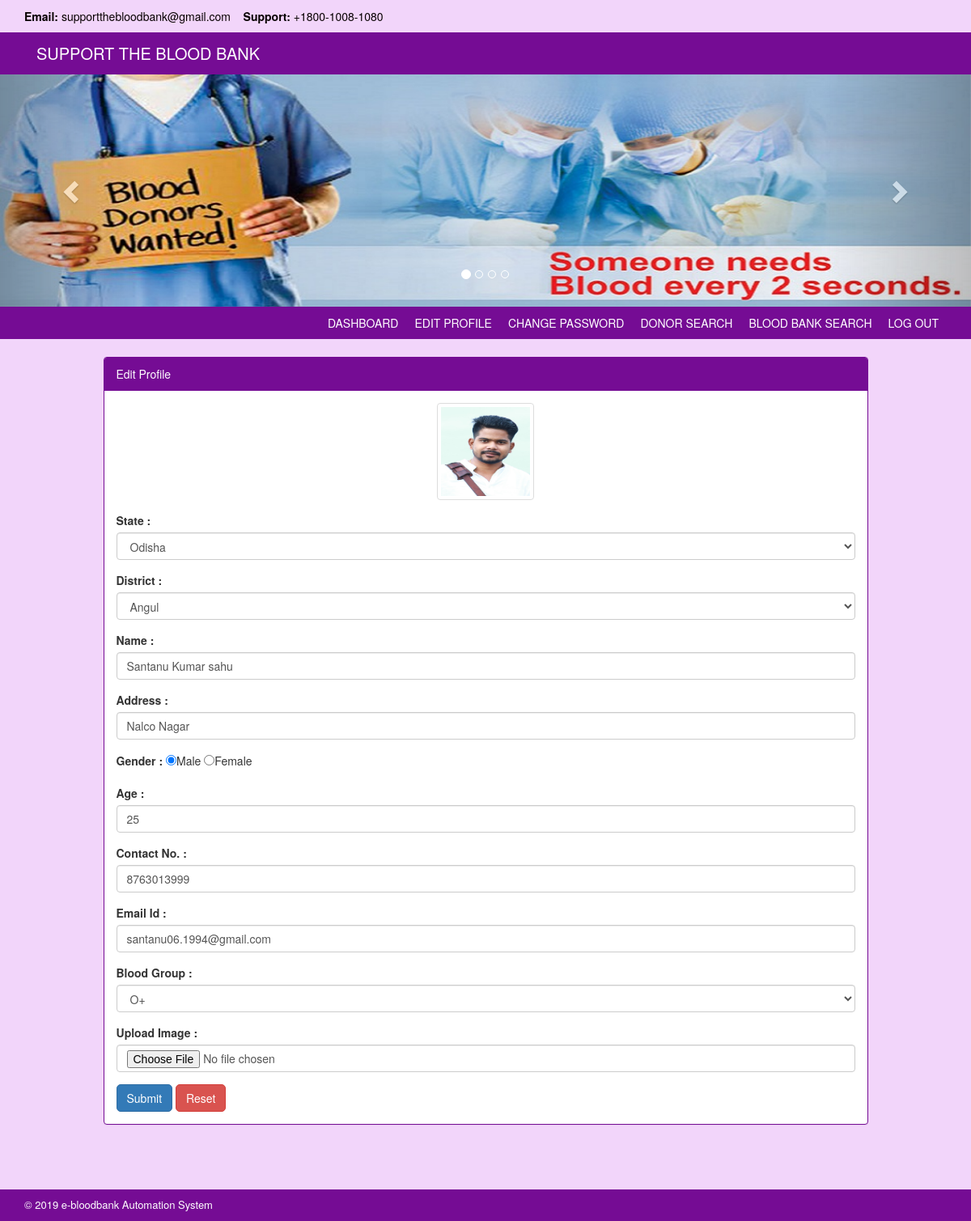
The page /donor/editdonordetails.php (signed in) on the database its author committed.
### tables this page shows
CREATE TABLE `donoredetails` (
  `donorid` int(11) NOT NULL,
  `stateid` int(11) NOT NULL,
  `districtid` int(11) NOT NULL,
  `donorname` varchar(50) NOT NULL,
  `donorphoto` varchar(50) NOT NULL,
  `address` text NOT NULL,
  `gender` varchar(50) NOT NULL,
  `age` int(11) NOT NULL,
  `contactno` varchar(50) NOT NULL,
  `emailid` varchar(50) NOT NULL,
  `password` varchar(50) NOT NULL,
  `bloodgroup` varchar(50) NOT NULL,
  `activestatus` varchar(50) NOT NULL DEFAULT 'Inactive',
  `registration_date` varchar(50) NOT NULL
);

CREATE TABLE `statedetails` (
  `stateid` int(11) NOT NULL,
  `statename` varchar(50) NOT NULL,
  `status` varchar(50) NOT NULL DEFAULT 'Inactive'
);

CREATE TABLE `districtdetails` (
  `districtid` int(11) NOT NULL,
  `districtname` varchar(50) NOT NULL,
  `districtstatus` varchar(50) NOT NULL DEFAULT 'Inactive',
  `stateid` int(11) NOT NULL
);

CREATE TABLE `bloodgroupdetails` (
  `bloodgroupid` int(11) NOT NULL,
  `bloodgroup` varchar(50) NOT NULL
);

### donor/editdonordetails.php (the view, shortened to what this page needs)
<?php
	include 'connectionstring.php';
?>
<!DOCTYPE html>
<html xmlns="http://www.w3.org/1999/xhtml">
<head>
   <link href="../assets/css/bootstrap.css" rel="stylesheet" />
    <link href="../assets/css/font-awesome.css" rel="stylesheet" />
    <link href="../assets/css/userstylesheet.css" rel="stylesheet" />
</head>
<body>
	<header>
        <div class="container">
            <div class="row">
                <div class="col-md-12">
                    <strong>Email: </strong>supportthebloodbank@gmail.com
                    &nbsp;&nbsp;
                    <strong>Support: </strong>+1800-1008-1080
                </div>
            </div>
        </div>
    </header>
     <div class="navbarstyle">
    	<div class="container">
    		<div class="row">
        		<div class="col-md-12">
            		<h3 class="navbar-text">support the blood bank</h3>
            	</div>
       	 </div>
   	   </div>
    </div>
    <?php
		include 'menusection.php';
	?>
    <div class="content-wrapper">
    	<div class="container">
        	<div class="row content-margin">
            <div class="row">
          <div class="col-md-10 col-md-offset-1">
             </div>
      	  </div>
         <div class="row">
        	<div class="col-md-10 col-md-offset-1">
            </div>
      	</div>
            	<div class="col-md-10 col-md-offset-1" >
               <div class="panel panelprimary">
                  <div class="panelheading">
                  	Edit Profile
                  </div>
                  <div class="panelbody">
               <form action="updateeditprofile.php" method="post" enctype="multipart/form-data">
               <?php
			   		$donordetails="Select donoredetails.*,statedetails.statename,districtdetails.districtname from donoredetails inner join statedetails on donoredetails.stateid=statedetails.stateid inner join districtdetails on donoredetails.districtid=districtdetails.districtid  where donorid=".$_SESSION['mbid'];
					$donordata=$conn->query($donordetails);
					foreach($donordata as $donorvalue){
				?>
               <div class="form-group text-center">
               		<img src="../memberimage/<?php echo $donorvalue['donorphoto']; ?>" class="img img-thumbnail " style="width:120px;height:120px;">
               </div>
               <div class="form-group">
               		<label>State : </label>
                    	<select class="form-control" id="statename" name="statename">
                        <?php
						$stateinfo="select stateid,statename from statedetails";
						$statedata=$conn->query($stateinfo);
						foreach($statedata as $statevalue){
				  	?>
                        	<option <?php echo($donorvalue['stateid']==$statevalue['stateid'] ? 'selected' : '') ?> value="<?php echo $statevalue['stateid']; ?>"><?php echo $statevalue['statename']; ?></option>
                            <?php } ?>
                        </select>
               </div>
               <div class="form-group">
               		<label>District : </label>
                    	<select class="form-control" id="districtname" name="districtname">
   						 <option value="<?php echo $donorvalue['districtid']; ?>"><?php echo $donorvalue['districtname']; ?></option>
                        </select>
               </div>
          		<div class="form-group">
               		<label>Name : </label>
                    	<input type="text" id="name" name="name" class="form-control"value="<?php echo $donorvalue['donorname']; ?>" />
               </div>
               <div class="form-group">
               		<label>Address : </label>
                    	<input type="address" name="address" class="form-control" value="<?php echo $donorvalue['address']; ?>" />
               </div>
               <div class="form-group">
               		<label>Gender : </label>
                    <?php
                    	if($donorvalue['gender']=="Male"){
					?>
                    <input type="radio" id="genmale" name="gender" value="Male" checked="checked" />Male
                    <input type="radio" id="genfemale" name="gender" value="Female" />Female
                    <?php }else{ ?>
                    <input type="radio" id="genmale" name="gender" value="Male" />Male
                    <input type="radio" id="genfemale" name="gender" value="Female" checked="checked" />Female
                    <?php } ?>
               </div>
               <div class="form-group">
               		<label>Age : </label>
                    	<input type="text" name="age" class="form-control" value="<?php echo $donorvalue['age']; ?>" />
               </div>
               <div class="form-group">
               		<label>Contact No. : </label>
                    	<input type="text" name="contactno" class="form-control" value="<?php echo $donorvalue['contactno']; ?>"/>
               </div>
               <div class="form-group">
               		<label>Email Id : </label>
                    	<input type="text" name="emailid" class="form-control" value="<?php echo $donorvalue['emailid']; ?>"/>
               </div>
               <div class="form-group">
               		<label>Blood Group : </label>
                    	<select class="form-control" name="bloodgroup" id="bloodgroup" name="bloodgroup">
                        <?php
                        	$bloodgroup="Select * from bloodgroupdetails";
							$bloodgroupdata=$conn->query($bloodgroup);
							foreach($bloodgroupdata as $bloodgroupvalue){
						?>
                        	<option <?php echo($bloodgroupvalue['bloodgroup']==$donorvalue['bloodgroup'] ? 'selected':'')?>><?php echo $bloodgroupvalue['bloodgroup']; ?></option>
                            <?php } ?>
                        </select>
               </div>
               <div class="form-group">
               		<label>Upload Image : </label>
                    	<input type="file" class="form-control" id="image" name="image"/>
               </div>
      			<?php } ?>
                <input type="submit" value="Submit" class="btn btn-primary" style=" border-radius: 5px;"/>
                <input type="reset" value="Reset" class="btn btn-danger" style=" border-radius: 5px;" />
                 </form>
 			  </div>
			 </div>
            </div>
           </div>
          </div>
         </div>
    	<?php
			include 'footersection.php';
		?>
</body>
</html>

### assets/css/userstylesheet.css (style rules this page uses)
header { background-color: #F2D5FA ; color: #080100; padding: 10px; text-align: left; }
.navbarstyle { background-color: #750C94 ; }
.navbar-text { font-weight: 400; text-transform: uppercase; color: #FFFFFF; font-size: 20px; }
.banner { height:auto; min-height:200px; }
.content-wrapper { min-height: 400px; padding-bottom: 60px; background-color: #F2D5FA; }
.content-margin { margin-top:20px }
h3 { color:#C10000; }
.panelprimary { border-color: #750C94; }
.panelheading { color: #fff; background-color: #750C94; border-color: #750C94; padding: 10px 15px; border-bottom: 1px solid transparent; border-top-left-radius: 3px; border-top-right-radius: 3px; }
.panelbody { border-top-color: #750C94; padding: 15px; }

### rows shown on the page
donoredetails: donorphoto (picture), statename "Odisha", districtname "Angul", address "Nalco Nagar", age "25", contactno "8763013999", emailid "santanu06.1994@gmail.com", bloodgroup "O+"
